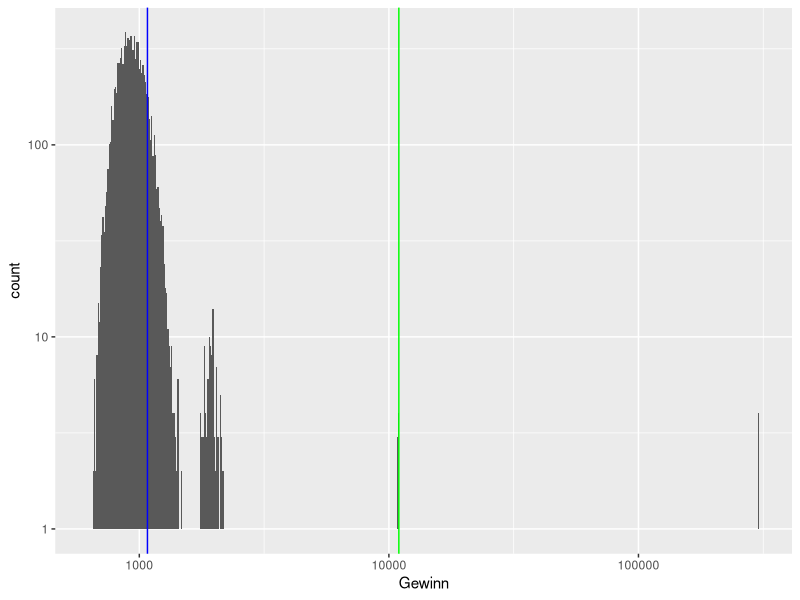

The R source for this figure:
#ggplot & dplyr verfügbar machen über tidyverse
library(tidyverse)

#Lospool definieren inkl. 0
LosPool<-c(0,2,4,10,20,100,1000,10000,300000)

#Wahrscheinlichkeiten für jedes Los definieren
ProbLose_ohne0<-c((1/5.88),(1/20),(1/50),(1/200),(1/1000),(1/100000),(1/1666666.67),(1/5000000))
GesamtSofortGewProb<-(sum(ProbLose_ohne0))
ProbLose_mit0<-c((1-GesamtSofortGewProb),(1/5.88),(1/20),(1/50),(1/200),(1/1000),(1/100000),(1/1666666.67),(1/5000000))

#Anzahl Lose je Ziehung definieren
Lose<-1000

#Anzahl Ziehungen definieren
nZiehungen<-10000

#Start festlegen für Reproduzierbarkeit der Ergebnisse
set.seed(1)

#Ziehungen durchführen und Gewinnsumme je Ziehung ermitteln
MonteCarloSim<-replicate(nZiehungen,
  {
  X<-sample(LosPool,Lose,prob = ProbLose_mit0,replace = TRUE)
  Gewinnsumme<-sum(X)
  }
  )

#Mittelwert, etc. berechnen
Mittelwert<-mean(MonteCarloSim)
Standardabweichung<-sd(MonteCarloSim)
Maximum<-max(MonteCarloSim)
Minimum<-min(MonteCarloSim)
Grenze95Pro<-Mittelwert+1.645*Standardabweichung

Mittelwert
Standardabweichung
Minimum
Maximum
Grenze95Pro

#Verhindern, dass Achsen auf "scientific" Belabelung umgestellt wird
options(scipen=5) 


DFMonteCarloSim<-data.frame(Gewinn=as.numeric(MonteCarloSim))
ggplot(DFMonteCarloSim,aes(x=Gewinn))+geom_histogram(binwidth = 0.005)+scale_x_continuous(trans="log10")+
  scale_y_continuous(trans="log10")+geom_vline(aes(xintercept = Mittelwert), color="blue")+
  geom_vline(aes(xintercept = Grenze95Pro), color="green")


